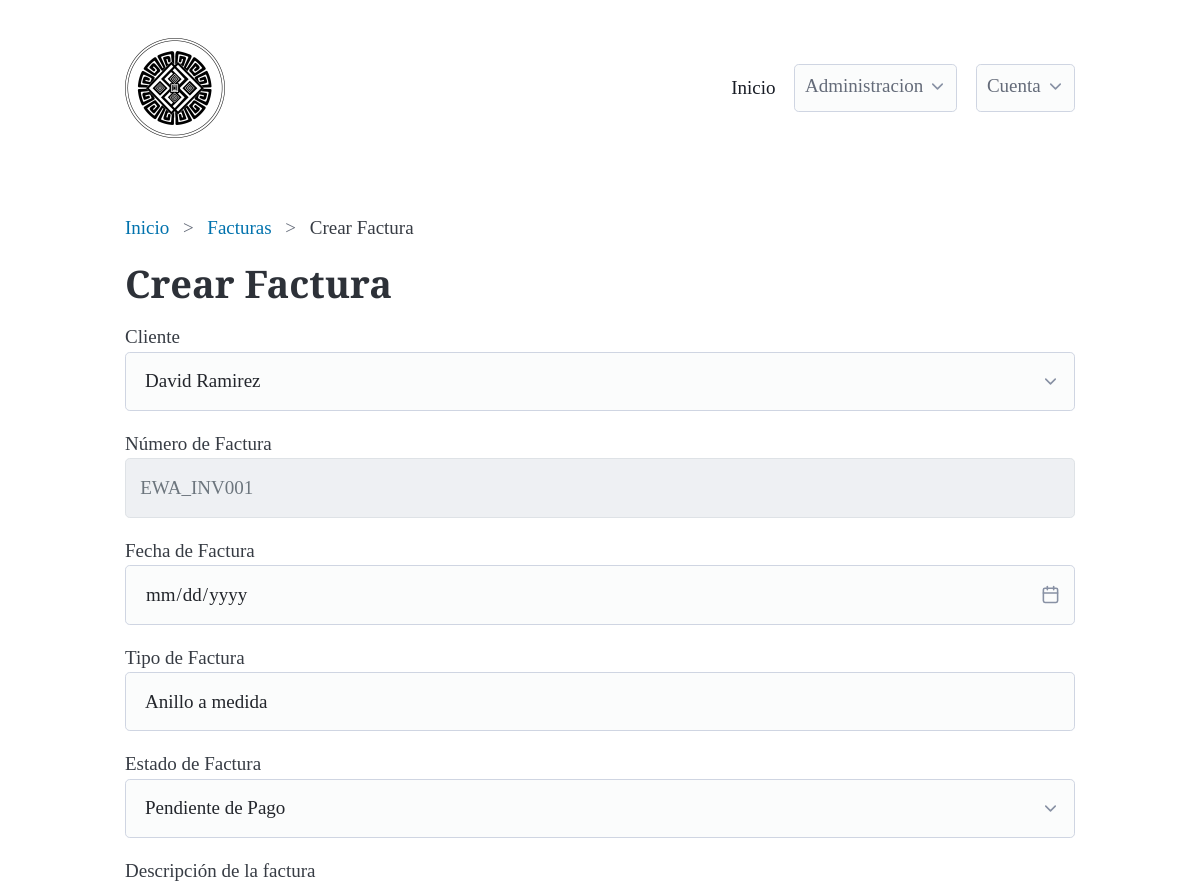
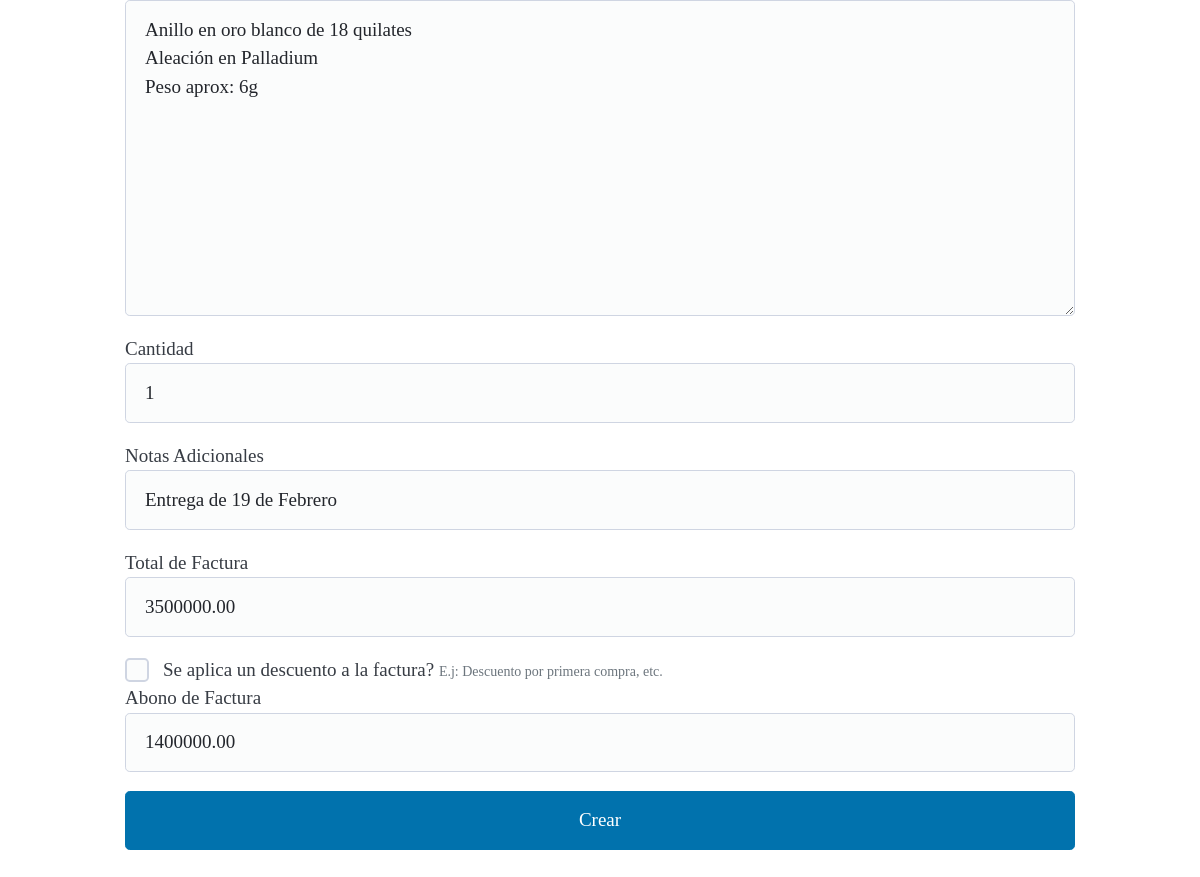
Screenshot of /invoices/invoices_update/1/ (signed in) with the database file from the repository (2 pictures, top to bottom).
### invoices/models.py (models this page shows, shortened)
class Invoice(models.Model):
    def generate_invoice_number():
        last_invoice = Invoice.objects.all().aggregate(Max('id'))['id__max']
        next_number = 1 if last_invoice is None else last_invoice + 1
        return f'EWA_INV{next_number:03d}'
    client = models.ForeignKey(Client, on_delete=models.CASCADE, null=True, blank=True)
    invoice_number = models.CharField(max_length=100, null=True, blank=True, default=generate_invoice_number)
    invoice_type = models.CharField(max_length=100, null=True, blank=True)
    invoice_date = models.DateField(null=False, blank=False, default=timezone.now)
    INVOICE_STATUS_CHOICES = [
        ('Pendiente de Pago', 'Pendiente de Pago'),
        ('Pagado', 'Pagado'),
        ('Cancelado', 'Cancelado'),
    ]
    invoice_status = models.CharField(max_length=100, null=True, blank=True, choices=INVOICE_STATUS_CHOICES, default='Pendiente de Pago')
    observation = models.TextField(null=True, blank=True)
    invoice_quantity = models.IntegerField(null=True, blank=True)
    invoice_discount = models.DecimalField(max_digits=10, decimal_places=2, null=True, blank=True)
    invoice_discount_description = models.CharField(max_length=100, null=True, blank=True)
    invoice_total = models.DecimalField(max_digits=10, decimal_places=2, null=True, blank=True)
    invoice_balance = models.DecimalField(max_digits=10, decimal_places=2, null=True, blank=True)
    additional_notes = models.TextField(null=True, blank=True)
    created_at = models.DateTimeField(auto_now_add=True)
    email_sent = models.BooleanField(null=True, blank=True, default=False)

### invoices/views.py (the view)
# urls.py: path('invoices_update/<int:pk>/', views.InvoicesUpdate.as_view(), name='invoices_update'),
class InvoicesUpdate(LoginRequiredMixin, UpdateView):
    model = Invoice
    template_name = 'invoices/invoices_create.html'
    context_object_name = 'invoice'
    form_class = InvoiceForm
    success_url = reverse_lazy('invoices:invoices_list')

### clients/models.py (called while the page is built)
    def __str__(self):
        return self.name

### invoices/templates/invoices/invoices_create.html (shortened to what this page needs)
{% extends 'base.html' %}
{% load static %}
{% block extra_css %}
    <link rel="stylesheet" href="{% static 'invoices/css/invoices.css' %}">
{% endblock extra_css %}
{% block breadcrumb %}
<nav aria-label="breadcrumb">
    <ul>
       <li><a href="{% url 'dashboard:dashboard' %}">Inicio</a></li>
       <li><a href="{% url 'invoices:invoices_list' %}">Facturas</a></li>
       <li>Crear Factura</li>
    </ul>
  </nav>
{% endblock %}
{% block content %}
<h1>Crear Factura</h1>
<form method="post">
    <div class="form-group">
        {{form.client.label}}
        {{form.client}}
    </div>
    <div class="form-group">
        {{form.invoice_number.label}}
        {{form.invoice_number}}
    </div>
    <div class="form-group">
        {{form.invoice_date.label}}
        {{form.invoice_date}}
    </div>
    <div class="form-group">
        {{form.invoice_type.label}}
        {{form.invoice_type}}
    </div>
    <div class="form-group">
        {{form.invoice_status.label}}
        {{form.invoice_status}}
    </div>
    <div class="form-group">
        {{form.observation.label}}
        {{form.observation}}
    </div>
    <div class="form-group">
        {{form.invoice_quantity.label}}
        {{form.invoice_quantity}}
    </div>
    <div class="form-group">
        {{form.additional_notes.label}}
        {{form.additional_notes}}
    </div>
    <div class="form-group">
        {{form.invoice_total.label}}
        {{form.invoice_total}}
    </div>
    <div class="form-group">
      <input type="checkbox" name="invoice_discount" id="invoice_discount">
      <label for="invoice_discount">Se aplica un descuento a la factura?</label>
      <span class="sub-label" style="font-size: 14px; color: #6c757d;">E.j: Descuento por primera compra, etc.</span>
  </div>
    <div class="form-group">
        {{form.invoice_balance.label}}
        {{form.invoice_balance}}
    </div>
    <button type="submit">Crear</button>
</form>
{% endblock %}

### static/css/style.css (style rules this page uses)
:root { font-family: 'Cormorant', serif; }
h1 { font-size: 2rem; font-weight: 700; font-family: 'Cormorant', serif; }
button { background-color: #927c3f; color: white; border: none; }
.form-control[readonly] { background-color: #e4e8eca2; color: #6c757d; border: 1px solid #dee2e6; border-radius: 0.25rem; padding: 0.375rem 0.75rem; font-size: 1rem; line-height: 1.5; }

### rows the page displays
Invoice: client "David Ramirez", invoice_number "EWA_INV001", invoice_type "Anillo a medida", invoice_status "Pendiente de Pago", observation "Anillo en oro blanco de 18 quilates Aleación en Palladium Peso aprox: 6g", invoice_quantity "1", additional_notes "Entrega de 19 de Febrero", invoice_total "3500000.00", invoice_balance "1400000.00"
